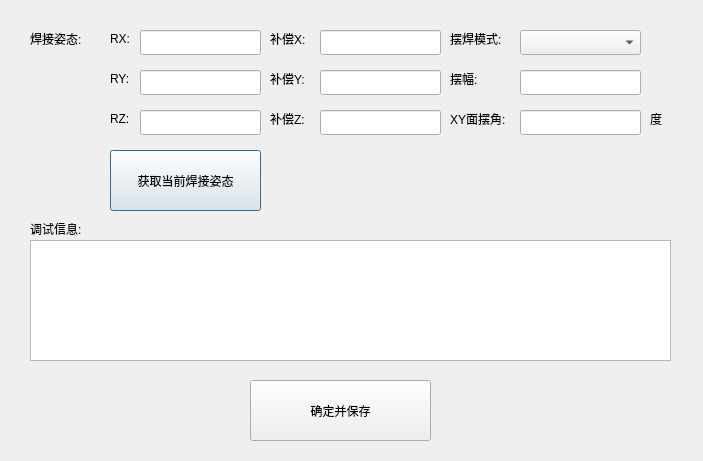
<?xml version="1.0" encoding="UTF-8"?>
<ui version="4.0">
 <class>setcraft0Dlg</class>
 <widget class="QDialog" name="setcraft0Dlg">
  <property name="geometry">
   <rect>
    <x>0</x>
    <y>0</y>
    <width>703</width>
    <height>461</height>
   </rect>
  </property>
  <property name="windowTitle">
   <string>Dialog</string>
  </property>
  <widget class="QLabel" name="label">
   <property name="geometry">
    <rect>
     <x>30</x>
     <y>30</y>
     <width>67</width>
     <height>17</height>
    </rect>
   </property>
   <property name="text">
    <string>焊接姿态:</string>
   </property>
  </widget>
  <widget class="QLabel" name="label_2">
   <property name="geometry">
    <rect>
     <x>110</x>
     <y>30</y>
     <width>31</width>
     <height>17</height>
    </rect>
   </property>
   <property name="text">
    <string>RX:</string>
   </property>
  </widget>
  <widget class="QLabel" name="label_3">
   <property name="geometry">
    <rect>
     <x>110</x>
     <y>70</y>
     <width>31</width>
     <height>17</height>
    </rect>
   </property>
   <property name="text">
    <string>RY:</string>
   </property>
  </widget>
  <widget class="QLabel" name="label_4">
   <property name="geometry">
    <rect>
     <x>110</x>
     <y>110</y>
     <width>31</width>
     <height>17</height>
    </rect>
   </property>
   <property name="text">
    <string>RZ:</string>
   </property>
  </widget>
  <widget class="QPushButton" name="pushButton">
   <property name="geometry">
    <rect>
     <x>110</x>
     <y>150</y>
     <width>151</width>
     <height>61</height>
    </rect>
   </property>
   <property name="text">
    <string>获取当前焊接姿态</string>
   </property>
  </widget>
  <widget class="QTextBrowser" name="record">
   <property name="geometry">
    <rect>
     <x>30</x>
     <y>240</y>
     <width>641</width>
     <height>121</height>
    </rect>
   </property>
  </widget>
  <widget class="QLabel" name="label_8">
   <property name="geometry">
    <rect>
     <x>30</x>
     <y>220</y>
     <width>67</width>
     <height>17</height>
    </rect>
   </property>
   <property name="text">
    <string>调试信息:</string>
   </property>
  </widget>
  <widget class="QComboBox" name="comboBox_pendulum_mode">
   <property name="geometry">
    <rect>
     <x>520</x>
     <y>30</y>
     <width>121</width>
     <height>25</height>
    </rect>
   </property>
  </widget>
  <widget class="QLabel" name="label_9">
   <property name="geometry">
    <rect>
     <x>450</x>
     <y>30</y>
     <width>67</width>
     <height>17</height>
    </rect>
   </property>
   <property name="text">
    <string>摆焊模式:</string>
   </property>
  </widget>
  <widget class="QLabel" name="label_10">
   <property name="geometry">
    <rect>
     <x>450</x>
     <y>70</y>
     <width>41</width>
     <height>17</height>
    </rect>
   </property>
   <property name="text">
    <string>摆幅:</string>
   </property>
  </widget>
  <widget class="QLineEdit" name="lineEdit_pendulum_swing">
   <property name="geometry">
    <rect>
     <x>520</x>
     <y>70</y>
     <width>121</width>
     <height>25</height>
    </rect>
   </property>
  </widget>
  <widget class="QLabel" name="label_11">
   <property name="geometry">
    <rect>
     <x>450</x>
     <y>110</y>
     <width>71</width>
     <height>17</height>
    </rect>
   </property>
   <property name="text">
    <string>XY面摆角:</string>
   </property>
  </widget>
  <widget class="QLineEdit" name="lineEdit_pendulum_phaseangle">
   <property name="geometry">
    <rect>
     <x>520</x>
     <y>110</y>
     <width>121</width>
     <height>25</height>
    </rect>
   </property>
  </widget>
  <widget class="QPushButton" name="pushButton_2">
   <property name="geometry">
    <rect>
     <x>250</x>
     <y>380</y>
     <width>181</width>
     <height>61</height>
    </rect>
   </property>
   <property name="text">
    <string>确定并保存</string>
   </property>
  </widget>
  <widget class="QLabel" name="label_12">
   <property name="geometry">
    <rect>
     <x>650</x>
     <y>110</y>
     <width>21</width>
     <height>17</height>
    </rect>
   </property>
   <property name="text">
    <string>度</string>
   </property>
  </widget>
  <widget class="QLineEdit" name="lineEdit_RX">
   <property name="geometry">
    <rect>
     <x>140</x>
     <y>30</y>
     <width>121</width>
     <height>25</height>
    </rect>
   </property>
  </widget>
  <widget class="QLineEdit" name="lineEdit_RY">
   <property name="geometry">
    <rect>
     <x>140</x>
     <y>70</y>
     <width>121</width>
     <height>25</height>
    </rect>
   </property>
  </widget>
  <widget class="QLineEdit" name="lineEdit_RZ">
   <property name="geometry">
    <rect>
     <x>140</x>
     <y>110</y>
     <width>121</width>
     <height>25</height>
    </rect>
   </property>
  </widget>
  <widget class="QLabel" name="label_13">
   <property name="geometry">
    <rect>
     <x>270</x>
     <y>30</y>
     <width>51</width>
     <height>17</height>
    </rect>
   </property>
   <property name="text">
    <string>补偿X:</string>
   </property>
  </widget>
  <widget class="QLabel" name="label_14">
   <property name="geometry">
    <rect>
     <x>270</x>
     <y>70</y>
     <width>51</width>
     <height>17</height>
    </rect>
   </property>
   <property name="text">
    <string>补偿Y:</string>
   </property>
  </widget>
  <widget class="QLabel" name="label_15">
   <property name="geometry">
    <rect>
     <x>270</x>
     <y>110</y>
     <width>51</width>
     <height>17</height>
    </rect>
   </property>
   <property name="text">
    <string>补偿Z:</string>
   </property>
  </widget>
  <widget class="QLineEdit" name="lineEdit_X">
   <property name="geometry">
    <rect>
     <x>320</x>
     <y>30</y>
     <width>121</width>
     <height>25</height>
    </rect>
   </property>
  </widget>
  <widget class="QLineEdit" name="lineEdit_Y">
   <property name="geometry">
    <rect>
     <x>320</x>
     <y>70</y>
     <width>121</width>
     <height>25</height>
    </rect>
   </property>
  </widget>
  <widget class="QLineEdit" name="lineEdit_Z">
   <property name="geometry">
    <rect>
     <x>320</x>
     <y>110</y>
     <width>121</width>
     <height>25</height>
    </rect>
   </property>
  </widget>
 </widget>
 <resources/>
 <connections/>
</ui>
